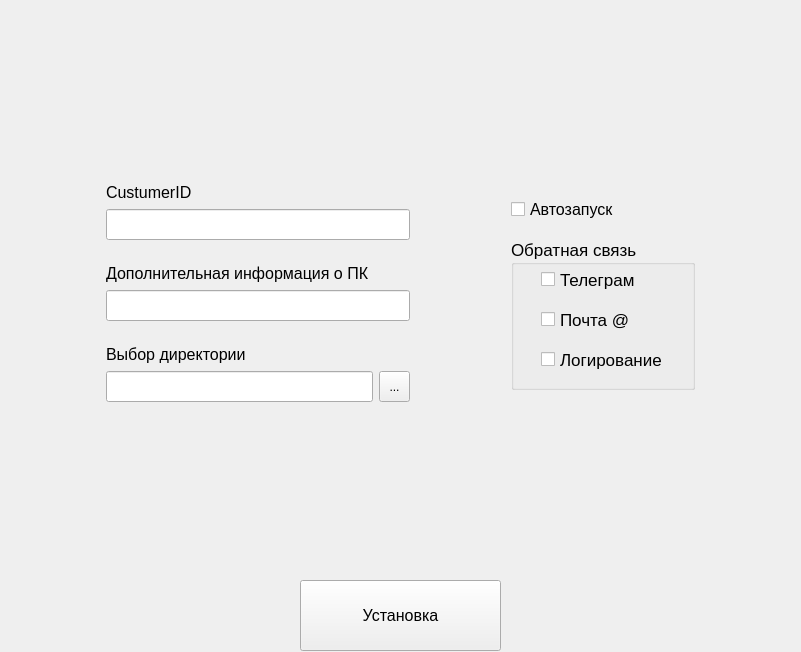
<?xml version="1.0" encoding="UTF-8"?>
<ui version="4.0">
 <class>MainWindow</class>
 <widget class="QMainWindow" name="MainWindow">
  <property name="geometry">
   <rect>
    <x>0</x>
    <y>0</y>
    <width>801</width>
    <height>652</height>
   </rect>
  </property>
  <property name="windowTitle">
   <string>MainWindow</string>
  </property>
  <widget class="QWidget" name="centralwidget">
   <widget class="QWidget" name="">
    <property name="geometry">
     <rect>
      <x>10</x>
      <y>10</y>
      <width>781</width>
      <height>641</height>
     </rect>
    </property>
    <layout class="QVBoxLayout" name="final_layout">
     <item>
      <layout class="QHBoxLayout" name="horizontalLayout_6">
       <item>
        <spacer name="horizontalSpacer_6">
         <property name="orientation">
          <enum>Qt::Horizontal</enum>
         </property>
         <property name="sizeHint" stdset="0">
          <size>
           <width>40</width>
           <height>20</height>
          </size>
         </property>
        </spacer>
       </item>
       <item>
        <layout class="QVBoxLayout" name="verticalLayout_4">
         <item>
          <spacer name="verticalSpacer_9">
           <property name="orientation">
            <enum>Qt::Vertical</enum>
           </property>
           <property name="sizeHint" stdset="0">
            <size>
             <width>20</width>
             <height>13</height>
            </size>
           </property>
          </spacer>
         </item>
         <item>
          <layout class="QVBoxLayout" name="verticalLayout">
           <item>
            <layout class="QHBoxLayout" name="horizontalLayout_2">
             <item>
              <widget class="QLabel" name="label">
               <property name="font">
                <font>
                 <pointsize>12</pointsize>
                </font>
               </property>
               <property name="text">
                <string>CustumerID</string>
               </property>
              </widget>
             </item>
             <item>
              <spacer name="horizontalSpacer_4">
               <property name="orientation">
                <enum>Qt::Horizontal</enum>
               </property>
               <property name="sizeHint" stdset="0">
                <size>
                 <width>40</width>
                 <height>20</height>
                </size>
               </property>
              </spacer>
             </item>
            </layout>
           </item>
           <item>
            <spacer name="verticalSpacer_8">
             <property name="orientation">
              <enum>Qt::Vertical</enum>
             </property>
             <property name="sizeType">
              <enum>QSizePolicy::Fixed</enum>
             </property>
             <property name="sizeHint" stdset="0">
              <size>
               <width>20</width>
               <height>1</height>
              </size>
             </property>
            </spacer>
           </item>
           <item>
            <widget class="QLineEdit" name="custumerId_text">
             <property name="minimumSize">
              <size>
               <width>0</width>
               <height>31</height>
              </size>
             </property>
             <property name="maximumSize">
              <size>
               <width>16777215</width>
               <height>31</height>
              </size>
             </property>
             <property name="font">
              <font>
               <pointsize>10</pointsize>
              </font>
             </property>
             <property name="text">
              <string/>
             </property>
            </widget>
           </item>
          </layout>
         </item>
         <item>
          <spacer name="verticalSpacer_3">
           <property name="orientation">
            <enum>Qt::Vertical</enum>
           </property>
           <property name="sizeType">
            <enum>QSizePolicy::Fixed</enum>
           </property>
           <property name="sizeHint" stdset="0">
            <size>
             <width>20</width>
             <height>17</height>
            </size>
           </property>
          </spacer>
         </item>
         <item>
          <layout class="QVBoxLayout" name="verticalLayout_2">
           <item>
            <layout class="QHBoxLayout" name="horizontalLayout_3">
             <item>
              <widget class="QLabel" name="label_2">
               <property name="font">
                <font>
                 <pointsize>12</pointsize>
                </font>
               </property>
               <property name="text">
                <string>Дополнительная информация о ПК</string>
               </property>
              </widget>
             </item>
             <item>
              <spacer name="horizontalSpacer_5">
               <property name="orientation">
                <enum>Qt::Horizontal</enum>
               </property>
               <property name="sizeHint" stdset="0">
                <size>
                 <width>40</width>
                 <height>20</height>
                </size>
               </property>
              </spacer>
             </item>
            </layout>
           </item>
           <item>
            <spacer name="verticalSpacer_7">
             <property name="orientation">
              <enum>Qt::Vertical</enum>
             </property>
             <property name="sizeType">
              <enum>QSizePolicy::Fixed</enum>
             </property>
             <property name="sizeHint" stdset="0">
              <size>
               <width>20</width>
               <height>1</height>
              </size>
             </property>
            </spacer>
           </item>
           <item>
            <widget class="QLineEdit" name="pcInfo_text">
             <property name="minimumSize">
              <size>
               <width>0</width>
               <height>31</height>
              </size>
             </property>
             <property name="maximumSize">
              <size>
               <width>16777215</width>
               <height>31</height>
              </size>
             </property>
             <property name="font">
              <font>
               <pointsize>10</pointsize>
              </font>
             </property>
            </widget>
           </item>
          </layout>
         </item>
         <item>
          <spacer name="verticalSpacer_2">
           <property name="orientation">
            <enum>Qt::Vertical</enum>
           </property>
           <property name="sizeType">
            <enum>QSizePolicy::Fixed</enum>
           </property>
           <property name="sizeHint" stdset="0">
            <size>
             <width>20</width>
             <height>17</height>
            </size>
           </property>
          </spacer>
         </item>
         <item>
          <layout class="QVBoxLayout" name="verticalLayout_3">
           <item>
            <layout class="QHBoxLayout" name="horizontalLayout_4">
             <item>
              <widget class="QLabel" name="label_3">
               <property name="font">
                <font>
                 <pointsize>12</pointsize>
                </font>
               </property>
               <property name="text">
                <string>Выбор директории</string>
               </property>
              </widget>
             </item>
             <item>
              <spacer name="horizontalSpacer_3">
               <property name="orientation">
                <enum>Qt::Horizontal</enum>
               </property>
               <property name="sizeHint" stdset="0">
                <size>
                 <width>40</width>
                 <height>20</height>
                </size>
               </property>
              </spacer>
             </item>
            </layout>
           </item>
           <item>
            <spacer name="verticalSpacer_6">
             <property name="orientation">
              <enum>Qt::Vertical</enum>
             </property>
             <property name="sizeType">
              <enum>QSizePolicy::Fixed</enum>
             </property>
             <property name="sizeHint" stdset="0">
              <size>
               <width>20</width>
               <height>1</height>
              </size>
             </property>
            </spacer>
           </item>
           <item>
            <layout class="QHBoxLayout" name="horizontalLayout">
             <item>
              <widget class="QLineEdit" name="dir_text">
               <property name="minimumSize">
                <size>
                 <width>0</width>
                 <height>31</height>
                </size>
               </property>
               <property name="maximumSize">
                <size>
                 <width>16777215</width>
                 <height>31</height>
                </size>
               </property>
               <property name="font">
                <font>
                 <pointsize>10</pointsize>
                </font>
               </property>
              </widget>
             </item>
             <item>
              <widget class="QToolButton" name="open_dir">
               <property name="minimumSize">
                <size>
                 <width>31</width>
                 <height>31</height>
                </size>
               </property>
               <property name="maximumSize">
                <size>
                 <width>31</width>
                 <height>31</height>
                </size>
               </property>
               <property name="text">
                <string>...</string>
               </property>
              </widget>
             </item>
            </layout>
           </item>
          </layout>
         </item>
         <item>
          <spacer name="verticalSpacer_10">
           <property name="orientation">
            <enum>Qt::Vertical</enum>
           </property>
           <property name="sizeHint" stdset="0">
            <size>
             <width>20</width>
             <height>13</height>
            </size>
           </property>
          </spacer>
         </item>
        </layout>
       </item>
       <item>
        <spacer name="horizontalSpacer_2">
         <property name="orientation">
          <enum>Qt::Horizontal</enum>
         </property>
         <property name="sizeHint" stdset="0">
          <size>
           <width>40</width>
           <height>20</height>
          </size>
         </property>
        </spacer>
       </item>
       <item>
        <layout class="QVBoxLayout" name="verticalLayout_5">
         <item>
          <spacer name="verticalSpacer_5">
           <property name="orientation">
            <enum>Qt::Vertical</enum>
           </property>
           <property name="sizeHint" stdset="0">
            <size>
             <width>20</width>
             <height>40</height>
            </size>
           </property>
          </spacer>
         </item>
         <item>
          <layout class="QHBoxLayout" name="horizontalLayout_5">
           <item>
            <widget class="QCheckBox" name="autorun_box">
             <property name="minimumSize">
              <size>
               <width>0</width>
               <height>31</height>
              </size>
             </property>
             <property name="maximumSize">
              <size>
               <width>16777215</width>
               <height>31</height>
              </size>
             </property>
             <property name="font">
              <font>
               <pointsize>12</pointsize>
              </font>
             </property>
             <property name="text">
              <string>Автозапуск</string>
             </property>
            </widget>
           </item>
           <item>
            <spacer name="horizontalSpacer">
             <property name="orientation">
              <enum>Qt::Horizontal</enum>
             </property>
             <property name="sizeHint" stdset="0">
              <size>
               <width>40</width>
               <height>20</height>
              </size>
             </property>
            </spacer>
           </item>
          </layout>
         </item>
         <item>
          <spacer name="verticalSpacer">
           <property name="orientation">
            <enum>Qt::Vertical</enum>
           </property>
           <property name="sizeType">
            <enum>QSizePolicy::Fixed</enum>
           </property>
           <property name="sizeHint" stdset="0">
            <size>
             <width>20</width>
             <height>8</height>
            </size>
           </property>
          </spacer>
         </item>
         <item>
          <widget class="QGroupBox" name="groupBox">
           <property name="minimumSize">
            <size>
             <width>184</width>
             <height>151</height>
            </size>
           </property>
           <property name="maximumSize">
            <size>
             <width>184</width>
             <height>151</height>
            </size>
           </property>
           <property name="font">
            <font>
             <pointsize>13</pointsize>
            </font>
           </property>
           <property name="title">
            <string>Обратная связь</string>
           </property>
           <widget class="QCheckBox" name="tg_box">
            <property name="geometry">
             <rect>
              <x>30</x>
              <y>30</y>
              <width>171</width>
              <height>21</height>
             </rect>
            </property>
            <property name="text">
             <string>Телеграм</string>
            </property>
           </widget>
           <widget class="QCheckBox" name="mail_box">
            <property name="geometry">
             <rect>
              <x>30</x>
              <y>70</y>
              <width>171</width>
              <height>21</height>
             </rect>
            </property>
            <property name="text">
             <string>Почта @</string>
            </property>
           </widget>
           <widget class="QCheckBox" name="log_box">
            <property name="geometry">
             <rect>
              <x>30</x>
              <y>110</y>
              <width>171</width>
              <height>21</height>
             </rect>
            </property>
            <property name="text">
             <string>Логирование</string>
            </property>
           </widget>
          </widget>
         </item>
         <item>
          <spacer name="verticalSpacer_4">
           <property name="orientation">
            <enum>Qt::Vertical</enum>
           </property>
           <property name="sizeHint" stdset="0">
            <size>
             <width>20</width>
             <height>40</height>
            </size>
           </property>
          </spacer>
         </item>
        </layout>
       </item>
       <item>
        <spacer name="horizontalSpacer_7">
         <property name="orientation">
          <enum>Qt::Horizontal</enum>
         </property>
         <property name="sizeHint" stdset="0">
          <size>
           <width>40</width>
           <height>20</height>
          </size>
         </property>
        </spacer>
       </item>
      </layout>
     </item>
     <item>
      <layout class="QHBoxLayout" name="horizontalLayout_7">
       <item>
        <spacer name="horizontalSpacer_8">
         <property name="orientation">
          <enum>Qt::Horizontal</enum>
         </property>
         <property name="sizeHint" stdset="0">
          <size>
           <width>40</width>
           <height>20</height>
          </size>
         </property>
        </spacer>
       </item>
       <item>
        <widget class="QPushButton" name="install_button">
         <property name="minimumSize">
          <size>
           <width>201</width>
           <height>71</height>
          </size>
         </property>
         <property name="maximumSize">
          <size>
           <width>201</width>
           <height>71</height>
          </size>
         </property>
         <property name="font">
          <font>
           <pointsize>12</pointsize>
          </font>
         </property>
         <property name="text">
          <string>Установка</string>
         </property>
        </widget>
       </item>
       <item>
        <spacer name="horizontalSpacer_9">
         <property name="orientation">
          <enum>Qt::Horizontal</enum>
         </property>
         <property name="sizeHint" stdset="0">
          <size>
           <width>40</width>
           <height>20</height>
          </size>
         </property>
        </spacer>
       </item>
      </layout>
     </item>
    </layout>
   </widget>
  </widget>
 </widget>
 <resources/>
 <connections/>
</ui>
